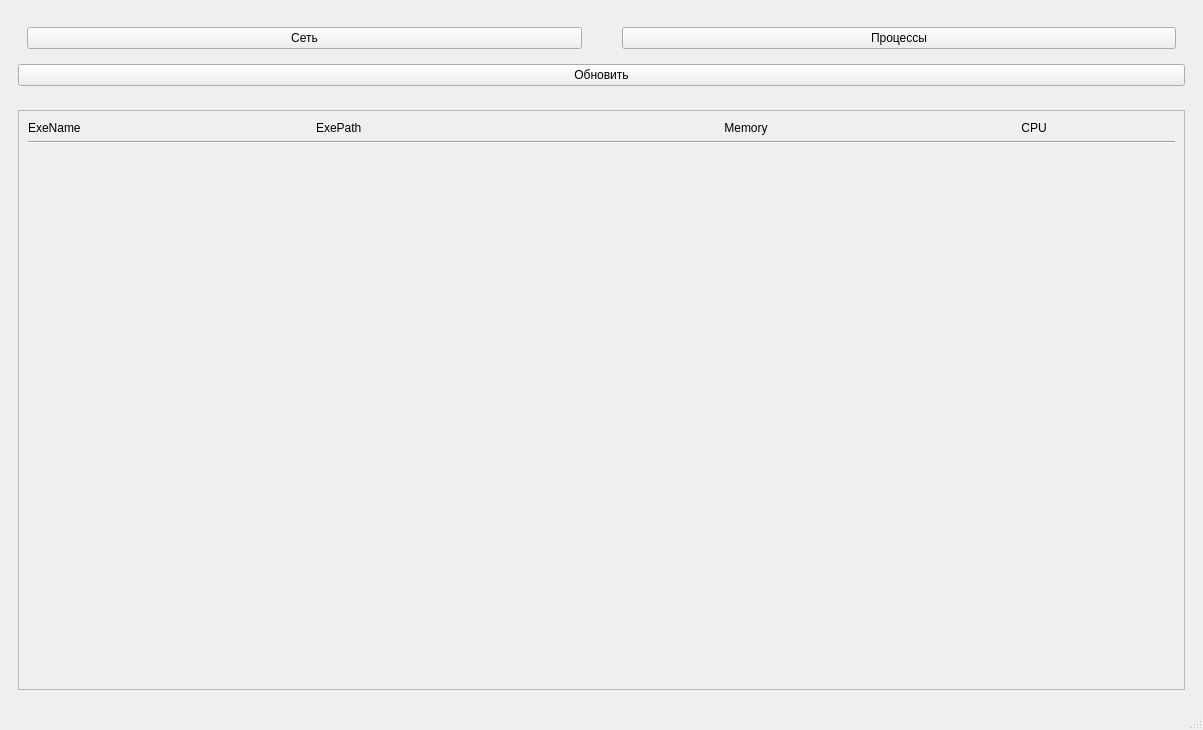
<?xml version="1.0" encoding="UTF-8"?>
<ui version="4.0">
 <class>MainWindow</class>
 <widget class="QMainWindow" name="MainWindow">
  <property name="geometry">
   <rect>
    <x>0</x>
    <y>0</y>
    <width>1203</width>
    <height>730</height>
   </rect>
  </property>
  <property name="windowTitle">
   <string>MainWindow</string>
  </property>
  <widget class="QWidget" name="centralwidget">
   <layout class="QVBoxLayout" name="CentralWidgetVerticalLayout">
    <item>
     <widget class="QWidget" name="UpperButtonsWidget" native="true">
      <property name="minimumSize">
       <size>
        <width>0</width>
        <height>60</height>
       </size>
      </property>
      <layout class="QVBoxLayout" name="UpperButtonsVerticalLayout">
       <item>
        <widget class="QWidget" name="UpperUpperButtons" native="true">
         <layout class="QHBoxLayout" name="UpperUpperButtonsHorizontalLayout">
          <property name="spacing">
           <number>40</number>
          </property>
          <item>
           <widget class="QPushButton" name="NetworkPageButton">
            <property name="sizePolicy">
             <sizepolicy hsizetype="Minimum" vsizetype="Preferred">
              <horstretch>0</horstretch>
              <verstretch>0</verstretch>
             </sizepolicy>
            </property>
            <property name="text">
             <string>Сеть</string>
            </property>
           </widget>
          </item>
          <item>
           <widget class="QPushButton" name="ProcessPageButton">
            <property name="sizePolicy">
             <sizepolicy hsizetype="Minimum" vsizetype="Preferred">
              <horstretch>0</horstretch>
              <verstretch>0</verstretch>
             </sizepolicy>
            </property>
            <property name="text">
             <string>Процессы</string>
            </property>
           </widget>
          </item>
         </layout>
        </widget>
       </item>
       <item>
        <widget class="QPushButton" name="UpdateButton">
         <property name="text">
          <string>Обновить</string>
         </property>
        </widget>
       </item>
      </layout>
     </widget>
    </item>
    <item>
     <widget class="QStackedWidget" name="stackedWidget">
      <property name="styleSheet">
       <string notr="true"/>
      </property>
      <widget class="QWidget" name="ProcessPage">
       <layout class="QHBoxLayout" name="ProcessPageHorizontalLayout">
        <item>
         <widget class="QScrollArea" name="scrollArea">
          <property name="widgetResizable">
           <bool>true</bool>
          </property>
          <widget class="QWidget" name="ScrollWidget">
           <property name="geometry">
            <rect>
             <x>0</x>
             <y>0</y>
             <width>1177</width>
             <height>600</height>
            </rect>
           </property>
           <layout class="QHBoxLayout" name="ScrollHorizontalLayout">
            <item>
             <layout class="QVBoxLayout" name="ProcessLayout">
              <item>
               <widget class="QWidget" name="ProcessWidget" native="true">
                <property name="minimumSize">
                 <size>
                  <width>0</width>
                  <height>15</height>
                 </size>
                </property>
                <property name="maximumSize">
                 <size>
                  <width>16777215</width>
                  <height>20</height>
                 </size>
                </property>
                <property name="autoFillBackground">
                 <bool>true</bool>
                </property>
                <layout class="QHBoxLayout" name="ProcessWidgetLayout">
                 <property name="leftMargin">
                  <number>0</number>
                 </property>
                 <property name="topMargin">
                  <number>0</number>
                 </property>
                 <property name="rightMargin">
                  <number>0</number>
                 </property>
                 <property name="bottomMargin">
                  <number>0</number>
                 </property>
                 <item>
                  <widget class="QLabel" name="ExeNameLabel">
                   <property name="text">
                    <string>ExeName</string>
                   </property>
                   <property name="alignment">
                    <set>Qt::AlignmentFlag::AlignLeading|Qt::AlignmentFlag::AlignLeft|Qt::AlignmentFlag::AlignVCenter</set>
                   </property>
                  </widget>
                 </item>
                 <item>
                  <widget class="QLabel" name="ExePathLabel">
                   <property name="text">
                    <string>ExePath</string>
                   </property>
                  </widget>
                 </item>
                 <item>
                  <widget class="QLabel" name="MemoryLabel">
                   <property name="text">
                    <string>Memory</string>
                   </property>
                   <property name="alignment">
                    <set>Qt::AlignmentFlag::AlignCenter</set>
                   </property>
                  </widget>
                 </item>
                 <item>
                  <widget class="QLabel" name="CPULabel">
                   <property name="text">
                    <string>CPU</string>
                   </property>
                   <property name="alignment">
                    <set>Qt::AlignmentFlag::AlignCenter</set>
                   </property>
                  </widget>
                 </item>
                </layout>
               </widget>
              </item>
              <item>
               <widget class="Line" name="line">
                <property name="orientation">
                 <enum>Qt::Orientation::Horizontal</enum>
                </property>
               </widget>
              </item>
              <item>
               <spacer name="verticalSpacer">
                <property name="orientation">
                 <enum>Qt::Orientation::Vertical</enum>
                </property>
                <property name="sizeHint" stdset="0">
                 <size>
                  <width>20</width>
                  <height>40</height>
                 </size>
                </property>
               </spacer>
              </item>
             </layout>
            </item>
           </layout>
          </widget>
         </widget>
        </item>
       </layout>
      </widget>
      <widget class="QWidget" name="NetworkPage"/>
     </widget>
    </item>
   </layout>
  </widget>
  <widget class="QMenuBar" name="menubar">
   <property name="geometry">
    <rect>
     <x>0</x>
     <y>0</y>
     <width>1203</width>
     <height>18</height>
    </rect>
   </property>
  </widget>
  <widget class="QStatusBar" name="statusbar"/>
 </widget>
 <resources/>
 <connections/>
</ui>
